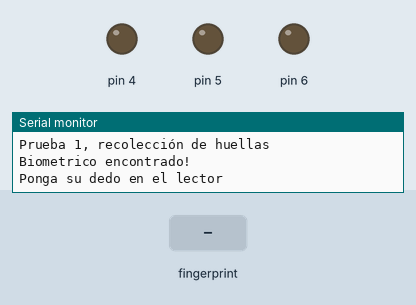
A sketch run on a simulated Arduino Uno, built with avr-gcc and run on an emulated ATmega328P. Parts: output pins drawn as LEDs (lit = HIGH), the last lines printed to the serial monitor. The inputs (shaded band) are chosen by the test bench.

Above: at 2.2 s.
2.3 s: finger stored as number 1 placed on the sensor
At 3.4 s:
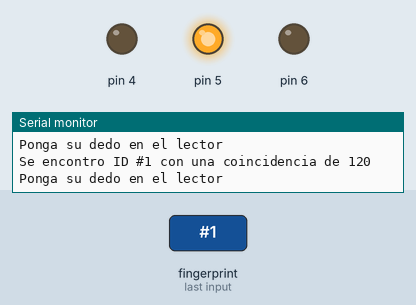
Timing chart, 0 to 5.3 s (numbered marks = the images above; inputs shaded):
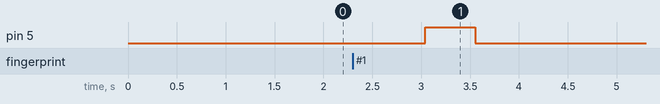

Measured:
- after the input at 2.3 s, pin 5: LOW → HIGH after 0.74 s, → LOW 0.51 s later

The sketch:

SOTERSYS_SKETCH1.ino
```cpp
#include <Adafruit_Fingerprint.h> //Librería para sensor de huella
#include <SoftwareSerial.h>     //Comunicación serial por Software

int getFingerprintIDs();

SoftwareSerial mySerial(2, 3);  //Rx, Tx
Adafruit_Fingerprint finger = Adafruit_Fingerprint(&mySerial);
void setup() {
  pinMode(4, OUTPUT);
  pinMode(5, OUTPUT);
  pinMode(6, OUTPUT);
  while(!Serial);
  Serial.begin(9600);
  Serial.println("Prueba 1, recolección de huellas");
  finger.begin(57600);
  if(finger.verifyPassword())
  {
    Serial.println("Biometrico encontrado!");
  }else
  {
    Serial.println("No se encontro el sensor...");
    while(1);
  }
  Serial.println("Ponga su dedo en el lector");

}

void loop()
{
  getFingerprintIDs();
  delay(500);
  digitalWrite(6, LOW);
  digitalWrite(5, LOW);
}

int getFingerprintIDs()
{
  uint8_t p = finger.getImage();
  if (p != FINGERPRINT_OK)
  {
    return -1;
  }

  p = finger.image2Tz();
  if (p != FINGERPRINT_OK)
  {
    return -1;
  }

  p = finger.fingerFastSearch();
  if (p != FINGERPRINT_OK)
  {
    digitalWrite(6, HIGH);
    return -1;
  }
  digitalWrite(5, HIGH);
  Serial.print("Se encontro ID #");
  Serial.print(finger.fingerID);
  Serial.print(" con una coincidencia de ");
  Serial.print(finger.confidence);
  Serial.println();
  Serial.println("Ponga su dedo en el lector");
  return finger.fingerID;
}
```
